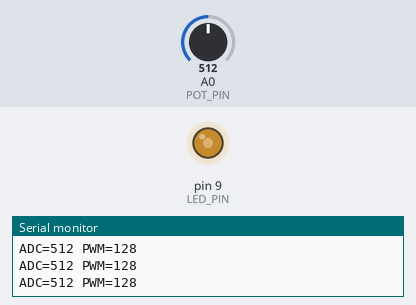
A sketch run on a simulated Arduino Uno, built with avr-gcc and run on an emulated ATmega328P. Parts: output pins drawn as LEDs (lit = HIGH), the last lines printed to the serial monitor. Inputs (shaded band) come from the test bench; at power-on: A0 (POT_PIN) = 512.

Above: at 1.2 s.
1.3 s: A0 (POT_PIN) set to 408
At 2.7 s:
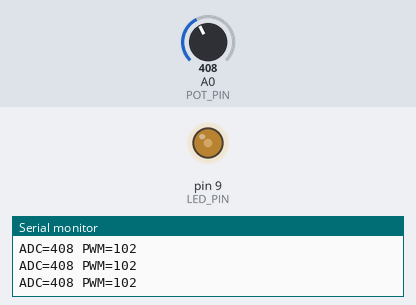
4.3 s: A0 (POT_PIN) set to 392
At 4.9 s:
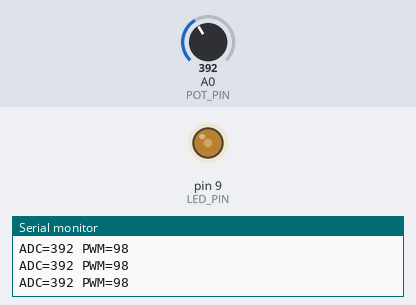
5.8 s: A0 (POT_PIN) set to 983
At 7.0 s:
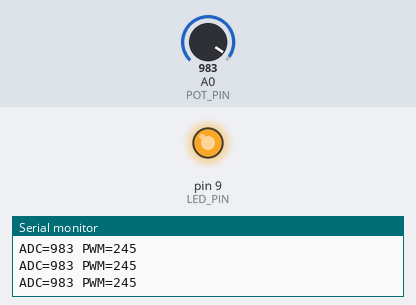
7.3 s: A0 (POT_PIN) set to 1009
At 7.6 s:
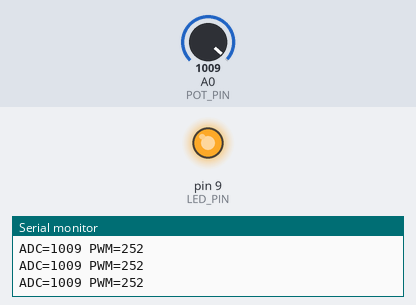
8.8 s: A0 (POT_PIN) set to 716
At 9.4 s:
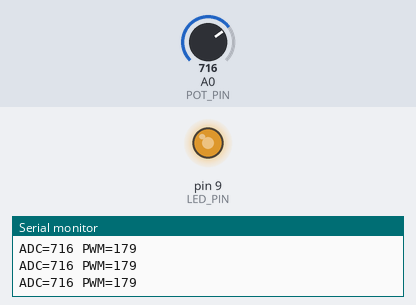
10.3 s: A0 (POT_PIN) set to 122
At 11.6 s:
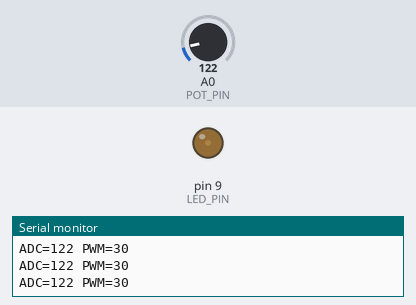
Timing chart, 0 to 12.8 s (numbered marks = the images above; inputs shaded):
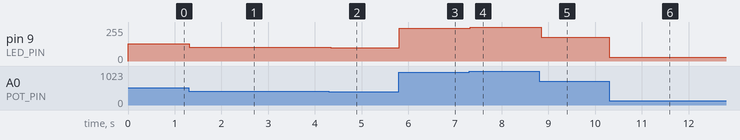

The sketch:

pwm-dimmer.ino
```cpp
// CircuitByte: potentiometer-controlled LED. Board: Arduino UNO R3.
// 10k potentiometer ends -> 5V/GND; wiper -> A0.
// D9 -> 330 ohm -> LED anode; LED cathode -> GND.
const byte POT_PIN = A0, LED_PIN = 9;
void setup() { pinMode(LED_PIN, OUTPUT); Serial.begin(9600); }
void loop() {
  int reading = analogRead(POT_PIN);
  byte brightness = reading / 4; // 0..1023 becomes 0..255
  analogWrite(LED_PIN, brightness);
  Serial.print(F("ADC=")); Serial.print(reading);
  Serial.print(F(" PWM=")); Serial.println(brightness);
  delay(50);
}
```

Measured:
- after the input at 1.3 s, pin 9 (LED_PIN): 128/255 → 102/255 at once
- after the input at 4.3 s, pin 9 (LED_PIN): 102/255 → 98/255 at once
- after the input at 5.8 s, pin 9 (LED_PIN): 98/255 → 245/255 at once
- after the input at 7.3 s, pin 9 (LED_PIN): 245/255 → 252/255 at once
- after the input at 8.8 s, pin 9 (LED_PIN): 252/255 → 179/255 at once
- after the input at 10.3 s, pin 9 (LED_PIN): 179/255 → 30/255 at once
